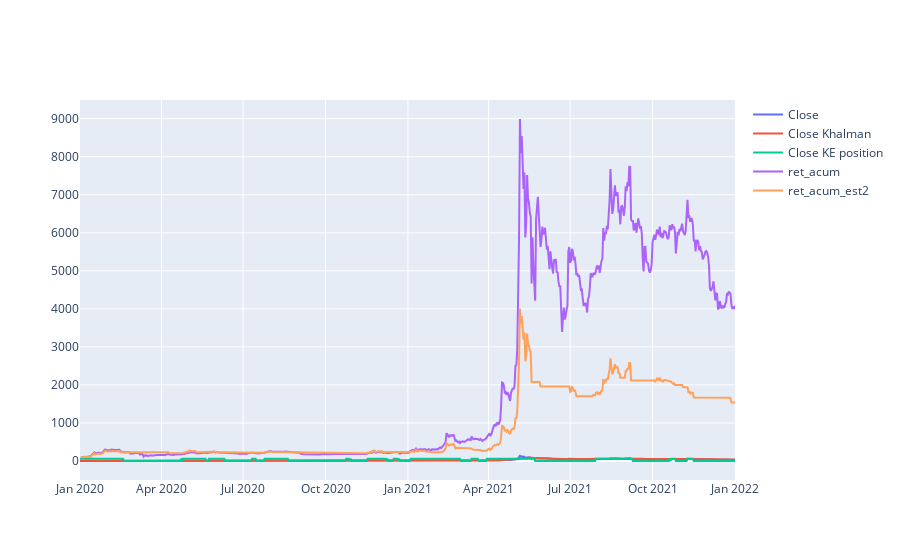

The cell this chart's notebook holds for it:
### Code cell
company_id = "ETC-USD"
fm = finance_manager()
KF = khalman_signal_filter(0.25,0.75)
EF = exponential_signal_filter(0.8)
fm.get_data(company_id,"1d",'2020-01-01','2022-01-01')
fm.data[company_id]["Close Khalman"]= KF.filter(fm.data[company_id]["Close"])
fm.data[company_id]["Close Khalman Exponential"]= EF.filter(fm.data[company_id]["Close Khalman"])
fm.data[company_id]["Close Khalman Retard"]= function_retard(fm.data[company_id]["Close Khalman"],5)
fm.data[company_id]["Close KE position"]=get_position(fm.data[company_id]["Close Khalman"],fm.data[company_id]["Close Khalman Exponential"])
fm.data[company_id]["Close KR position"]=get_position(fm.data[company_id]["Close Khalman"],fm.data[company_id]["Close Khalman Retard"])
# fm.print_data(company_id,"Close","Close Khalman","Close Khalman Exponential")

fm.data[company_id]['retornos_del_instrumento'] = fm.data[company_id]['Close'].pct_change()
fm.data[company_id]['estrategia1'] = fm.data[company_id]['Close KE position'].shift(1)*fm.data[company_id]['retornos_del_instrumento']
fm.data[company_id]['estrategia2'] = fm.data[company_id]['Close KR position'].shift(1)*fm.data[company_id]['retornos_del_instrumento']
fm.data[company_id]['ret_acum'] = fm.data[company_id]['retornos_del_instrumento'].cumsum().apply(np.exp)
fm.data[company_id]['ret_acum_est2'] = fm.data[company_id]['estrategia2'].cumsum().apply(np.exp)
fm.data[company_id]['ret_acum_est1'] = fm.data[company_id]['estrategia1'].cumsum().apply(np.exp)

# fm.print_data(company_id,"Close","Close Khalman","Close Khalman Exponential","Close Khalman Retard")
fm.print_data(company_id,"Close","Close Khalman","Close KE position","ret_acum","ret_acum_est2")
# fm.print_data(company_id,"ret_acum","ret_acum_est")

### Figure 1 — Plotly figure (JSON) as saved in the notebook; plotly's stock layout.template omitted (floating-point values rounded to 4 significant figures; data arrays with more than 128 entries replaced by an {"elided": "..."} marker saying what was removed)
{"data": [{"name": "Close", "type": "scatter", "x": {"elided": "732 str values"}, "y": {"elided": "732 float values"}}, {"name": "Close Khalman", "type": "scatter", "x": {"elided": "732 str values"}, "y": {"elided": "732 float values"}}, {"name": "Close KE position", "type": "scatter", "x": {"elided": "732 str values"}, "y": {"elided": "732 int values"}}, {"name": "ret_acum", "type": "scatter", "x": {"elided": "732 str values"}, "y": {"elided": "732 float values"}}, {"name": "ret_acum_est2", "type": "scatter", "x": {"elided": "732 str values"}, "y": {"elided": "732 float values"}}], "layout": {}}
